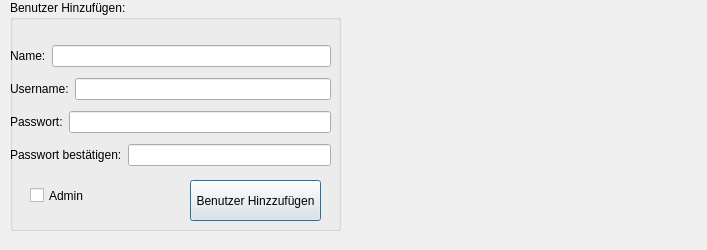
<?xml version="1.0" encoding="UTF-8"?>
<ui version="4.0">
 <class>FrmAdminPanel</class>
 <widget class="QDialog" name="FrmAdminPanel">
  <property name="geometry">
   <rect>
    <x>0</x>
    <y>0</y>
    <width>707</width>
    <height>250</height>
   </rect>
  </property>
  <property name="windowTitle">
   <string>Dialog</string>
  </property>
  <widget class="QGroupBox" name="groupBox">
   <property name="geometry">
    <rect>
     <x>10</x>
     <y>0</y>
     <width>331</width>
     <height>231</height>
    </rect>
   </property>
   <property name="title">
    <string>Benutzer Hinzufügen:</string>
   </property>
   <widget class="QCheckBox" name="checkBox">
    <property name="geometry">
     <rect>
      <x>20</x>
      <y>180</y>
      <width>91</width>
      <height>31</height>
     </rect>
    </property>
    <property name="text">
     <string>Admin</string>
    </property>
   </widget>
   <widget class="QPushButton" name="btn_addUser">
    <property name="geometry">
     <rect>
      <x>180</x>
      <y>180</y>
      <width>131</width>
      <height>41</height>
     </rect>
    </property>
    <property name="text">
     <string>Benutzer Hinzzufügen</string>
    </property>
   </widget>
   <widget class="QWidget" name="layoutWidget">
    <property name="geometry">
     <rect>
      <x>0</x>
      <y>40</y>
      <width>321</width>
      <height>131</height>
     </rect>
    </property>
    <layout class="QVBoxLayout" name="verticalLayout">
     <item>
      <layout class="QHBoxLayout" name="horizontalLayout">
       <item>
        <widget class="QLabel" name="lbl_Name">
         <property name="text">
          <string>Name:</string>
         </property>
        </widget>
       </item>
       <item>
        <widget class="QLineEdit" name="le_Name"/>
       </item>
      </layout>
     </item>
     <item>
      <layout class="QHBoxLayout" name="horizontalLayout_2">
       <item>
        <widget class="QLabel" name="lbl_Username">
         <property name="text">
          <string>Username:</string>
         </property>
        </widget>
       </item>
       <item>
        <widget class="QLineEdit" name="le_Username"/>
       </item>
      </layout>
     </item>
     <item>
      <layout class="QHBoxLayout" name="horizontalLayout_3">
       <item>
        <widget class="QLabel" name="lbl_Pw">
         <property name="text">
          <string>Passwort:</string>
         </property>
        </widget>
       </item>
       <item>
        <widget class="QLineEdit" name="le_Passwort"/>
       </item>
      </layout>
     </item>
     <item>
      <layout class="QHBoxLayout" name="horizontalLayout_4">
       <item>
        <widget class="QLabel" name="label">
         <property name="text">
          <string>Passwort bestätigen:</string>
         </property>
        </widget>
       </item>
       <item>
        <widget class="QLineEdit" name="le_Passwort_2"/>
       </item>
      </layout>
     </item>
    </layout>
   </widget>
  </widget>
 </widget>
 <resources/>
 <connections/>
</ui>
